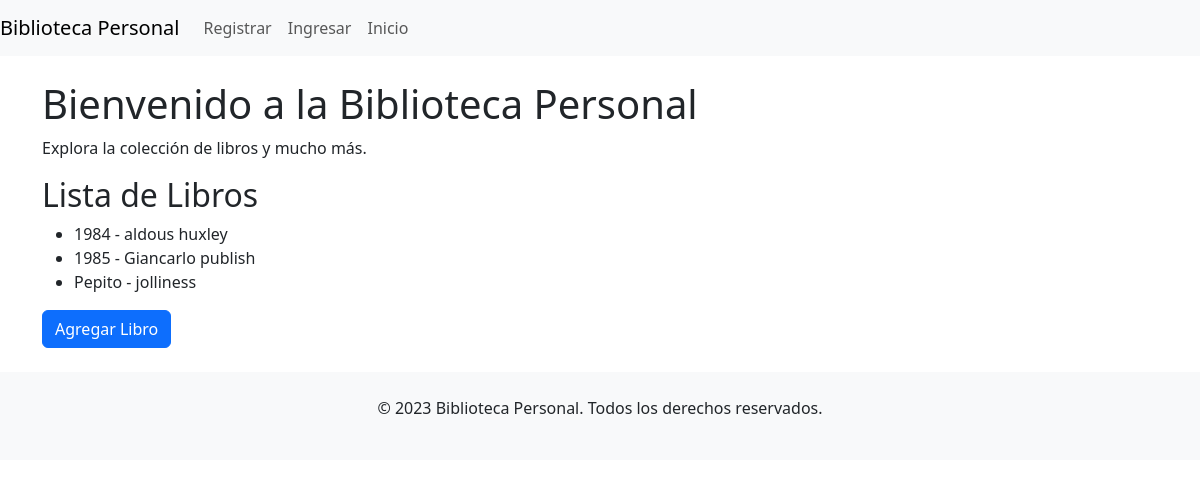
The app's page /libros/lista_libros/, older data.
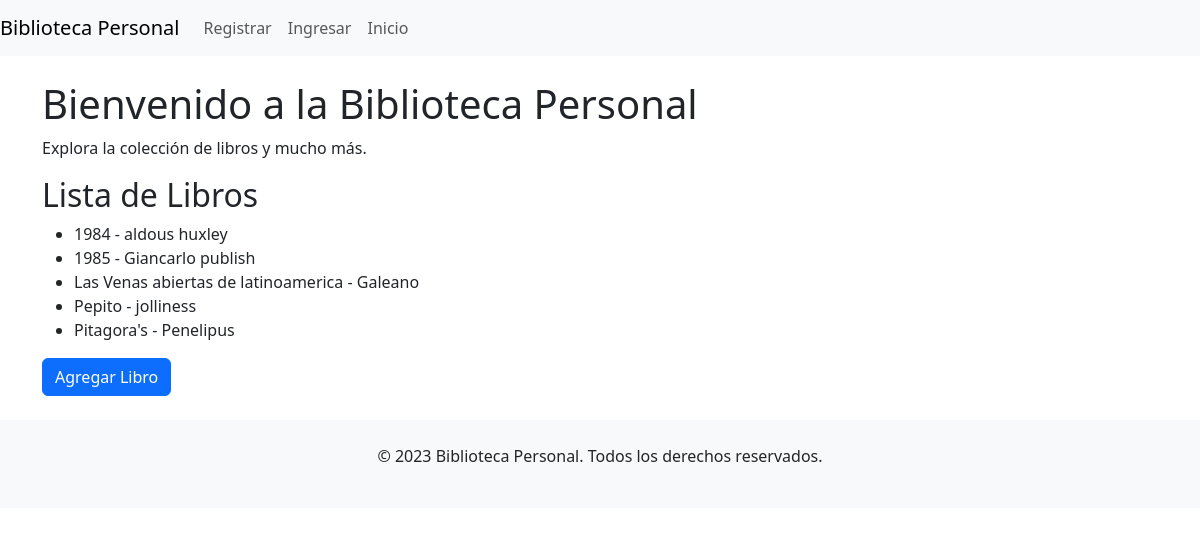
The same page, newer data.
### libros/models.py (models this page shows, shortened)
class Libro(models.Model):
    titulo = models.CharField(max_length=255)
    autor = models.CharField(max_length=100)
    genero = models.CharField(max_length=50)
    descripcion = models.TextField(blank=True, null=True)

### libros/views.py (the view)
# urls.py: path('lista_libros/', views.lista_libros, name='lista_libros'),
def lista_libros(request):
    libros = Libro.objects.all().order_by('titulo')
    return render(request, 'libros/lista_libros.html', {'libros': libros})

### libros/templates/libros/lista_libros.html
{% extends 'inicio/homepage.html' %} {% block content %}
<h2>Lista de Libros</h2>
<ul>
  {% for libro in libros %}
  <li>{{ libro.titulo }} - {{ libro.autor }}</li>
  {% empty %}
  <li>No hay libros en la lista.</li>
  {% endfor %}
</ul>
<a href="{% url 'ingresar_libro' %}" class="btn btn-primary">Agregar Libro</a>
{% endblock %}

### inicio/templates/inicio/homepage.html (shortened to what this page needs)
{% load static %}
<!DOCTYPE html>
<html lang="en">
  <head>
    <link rel="stylesheet" href="{% static 'css/bootstrap.min.css' %}" />
    <link
      rel="stylesheet"
      type="text/css"
      href="{% static 'css/custom.css' %}"
    />
  </head>
  <body>
    <nav class="navbar navbar-expand-lg navbar-light bg-light">
      <a class="navbar-brand" href="#">Biblioteca Personal</a>
      <div class="collapse navbar-collapse" id="navbarNav">
        <ul class="navbar-nav ml-auto">
          <li class="nav-item active">
            <a
              class="nav-link btn btn-outline-primary"
              href="{% url 'homepage' %}"
              >Inicio</a
            >
          </li>
          {% if user.is_authenticated %}
          <li class="nav-item">
            <a class="nav-link" href="{% url 'logout' %}">Salir</a>
          </li>
          <li class="nav-item">
            <span class="nav-link greeting">Hola, {{ user.username }}</span>
          </li>
          <li class="nav-item">
            <a class="nav-link" href="{% url 'lista_libros' %}"
              >Lista de Libros</a
            >
          </li>
          <li class="nav-item">
            <a
              class="nav-link"
              href="{% url 'ingresar_libro' %}"
              class="btn btn-secondary"
              >Ingresar Libro</a
            >
          </li>
          {% else %}
          <li class="nav-item">
            <a class="nav-link btn btn-outline-primary" href="{% url 'login' %}"
              >Ingresar</a
            >
          </li>
          <li class="nav-item">
            <a
              class="nav-link btn btn-outline-primary"
              href="{% url 'registro' %}"
              >Registrar</a
            >
          </li>
          {% endif %}
        </ul>
      </div>
    </nav>
    <div class="container mt-4">
      {% if not user.is_authenticated %}
      <h1>Bienvenido a la Biblioteca Personal</h1>
      <p>Explora la colección de libros y mucho más.</p>
      {% endif %} {% block content %} {% endblock %}
    </div>
    <footer class="bg-light py-4 mt-4">
      <div class="container text-center">
        <p>&copy; 2023 Biblioteca Personal. Todos los derechos reservados.</p>
      </div>
    </footer>
  </body>
</html>

### static/css/custom.css (style rules this page uses)
.navbar-nav.ml-auto { display: flex; flex-direction: row-reverse; }

Row changes from the older to the newer data that the page shows:
added Libro: titulo "Las Venas abiertas de latinoamerica", autor "Galeano"
added Libro: titulo "Pitagora's", autor "Penelipus"
